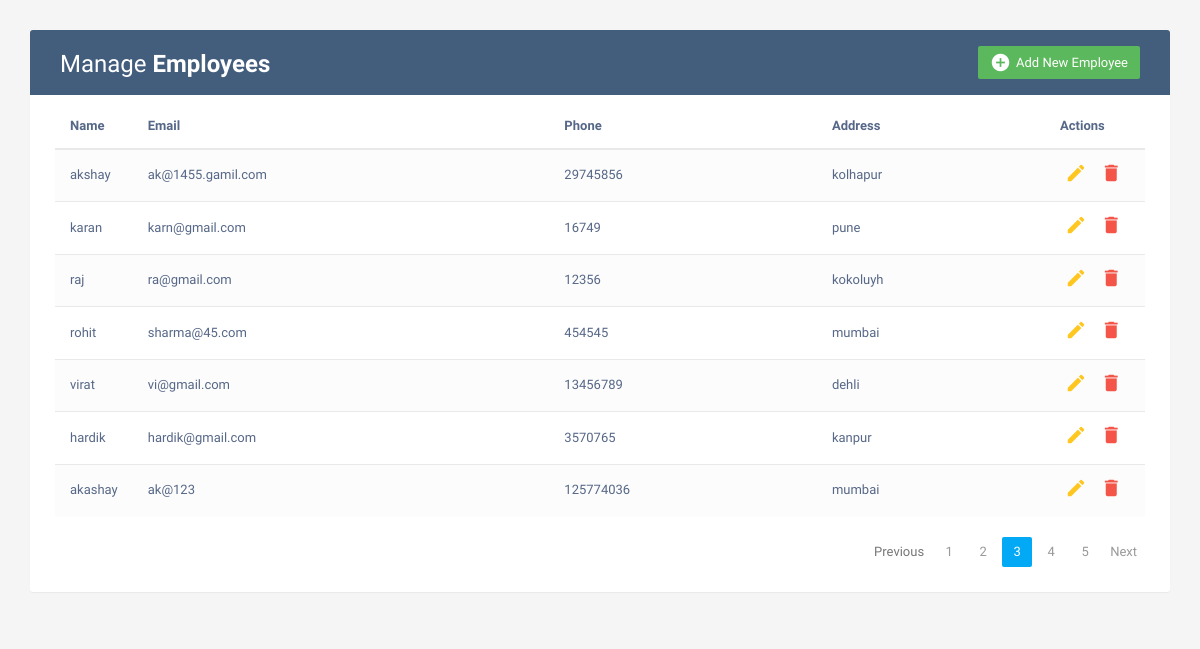
/emsemp/, run on the app's committed database.
### Emp_info/models.py (models this page shows)
class Employee(models.Model):
    name=models.CharField(max_length=50)
    email=models.CharField(max_length=90)
    phone=models.IntegerField()
    address=models.TextField()

### setup/views.py (the view)
# urls.py: path('emsemp/', views.emsemp),#all employee
def emsemp(response):
    emp=Employee.objects.all()
    data={
        'emp':emp
    }
    return render(response, 'EMS.html',data)

### templates/EMS.html (shortened to what this page needs)
<!DOCTYPE html>
<html lang="en">
<head>
<link rel="stylesheet" href="https://maxcdn.bootstrapcdn.com/font-awesome/4.7.0/css/font-awesome.min.css">
<link rel="stylesheet" href="https://maxcdn.bootstrapcdn.com/bootstrap/3.3.7/css/bootstrap.min.css">
<link rel="stylesheet" href="/static/css/style.css">
  <body>
    <div class="container">
        <div class="table-wrapper">
            <div class="table-title">
                <div class="row">
                    <div class="col-sm-6">
						<h2>Manage <b>Employees</b></h2>
					</div>
					<div class="col-sm-6">
						<a href="#addEmployeeModal" class="btn btn-success" data-toggle="modal"><i class="material-icons">&#xE147;</i> <span>Add New Employee</span></a>
											</div>
                </div>
            </div>
            <table class="table table-striped table-hover">
                <thead>
                    <tr>
                        <th>Name</th>
                        <th>Email</th>
						<th>Phone</th>
                        <th>Address</th>
                        <th>Actions</th>
                    </tr>
                </thead>
                <tbody>
                    {% for i in emp %}
                    <tr>
                        <td>{{i.name}}</td>
                        <td>{{i.email}}</td>
                        <td>{{i.phone}}</td>
                        <td>{{i.address}}</td>
                        <td>
                            <a href="#editEmployeeModal-{{forloop.counter}}" class="edit" data-toggle="modal"><i class="material-icons" data-toggle="tooltip" title="Edit">&#xE254;</i></a>
                            <a href="#deleteEmployeeModal-{{forloop.counter}}" class="delete" data-toggle="modal"><i class="material-icons" data-toggle="tooltip" title="Delete">&#xE872;</i></a>
                        </td>
                    </tr>
                    {% endfor %}
                </tbody>
            </table>
			<div class="clearfix">
                <ul class="pagination">
                    <li class="page-item disabled"><a href="#">Previous</a></li>
                    <li class="page-item"><a href="#" class="page-link">1</a></li>
                    <li class="page-item"><a href="#" class="page-link">2</a></li>
                    <li class="page-item active"><a href="#" class="page-link">3</a></li>
                    <li class="page-item"><a href="#" class="page-link">4</a></li>
                    <li class="page-item"><a href="#" class="page-link">5</a></li>
                    <li class="page-item"><a href="#" class="page-link">Next</a></li>
                </ul>
            </div>
        </div>
    </div>
</body>
</html>

### static/css/style.css (style rules this page uses)
body { color: #566787; background: #f5f5f5; font-family: 'Varela Round', sans-serif; font-size: 13px; }
.table-wrapper { background: #fff; padding: 20px 25px; margin: 30px 0; border-radius: 3px; box-shadow: 0 1px 1px rgba(0,0,0,.05); }
.table-title { padding-bottom: 15px; background: #435d7d; color: #fff; padding: 16px 30px; margin: -20px -25px 10px; border-radius: 3px 3px 0 0; }
.table-title h2 { margin: 5px 0 0; font-size: 24px; }
.table-title .btn { color: #fff; float: right; font-size: 13px; border: none; min-width: 50px; border-radius: 2px; border: none; outline: none !important; margin-left: 10px; }
.table-title .btn i { float: left; font-size: 21px; margin-right: 5px; }
.table-title .btn span { float: left; margin-top: 2px; }
table.table tr th, table.table tr td { border-color: #e9e9e9; padding: 12px 15px; vertical-align: middle; }
table.table tr th:first-child { width: 60px; }
table.table tr th:last-child { width: 100px; }
table.table-striped tbody tr:nth-of-type(odd) { background-color: #fcfcfc; }
table.table td:last-child i { opacity: 0.9; font-size: 22px; margin: 0 5px; }
table.table td a { font-weight: bold; color: #566787; display: inline-block; text-decoration: none; outline: none !important; }
table.table td a.edit { color: #FFC107; }
table.table td a.delete { color: #F44336; }
table.table td i { font-size: 19px; }
.pagination { float: right; margin: 0 0 5px; }
.pagination li a { border: none; font-size: 13px; min-width: 30px; min-height: 30px; color: #999; margin: 0 2px; line-height: 30px; border-radius: 2px !important; text-align: center; padding: 0 6px; }
.pagination li.active a, .pagination li.active a.page-link { background: #03A9F4; }

### data on the page
Employee: name "akshay", email "ak@1455.gamil.com", phone "29745856", address "kolhapur"
Employee: name "karan", email "karn@gmail.com", phone "16749", address "pune"
Employee: name "raj", email "ra@gmail.com", phone "12356", address "kokoluyh"
Employee: name "rohit", email "sharma@45.com", phone "454545", address "mumbai"
Employee: name "virat", email "vi@gmail.com", phone "13456789", address "dehli"
Employee: name "hardik", email "hardik@gmail.com", phone "3570765", address "kanpur"
Employee: name "akashay", email "ak@123", phone "125774036", address "mumbai"
